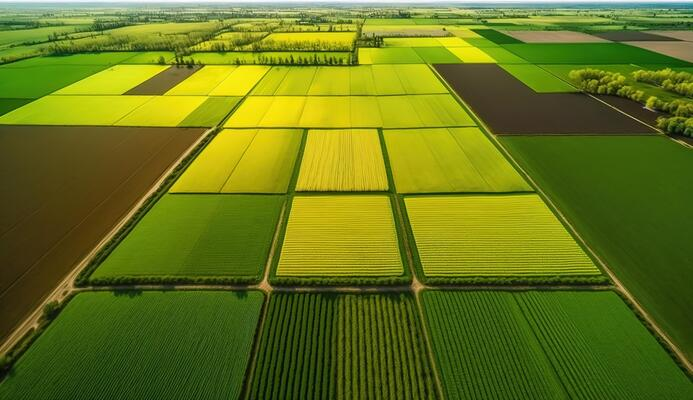
#> input picture parcel.jpeg, 693 x 400 px
$ python Hist_masks.py
#> lines starting #> are read from the running program, lines starting #| are printed output that depends on the picture; after the words box and inside, x2 and y2 are one past the last pixel; in counts of white or black regions, pixels touching at a corner belong together
### plot_histogram.py
from matplotlib import pyplot as plt
import numpy as np
import cv2

def plot_histogram(image, title, mask = None):
    chans = cv2.split(image)
    colors = ("b", "g", "r")
    plt.figure()
    plt.title(title)
    plt.xlabel("Bins")
    plt.ylabel("# of Pixels")

    for (chan, color) in zip(chans, colors):
        hist = cv2.calcHist([chan], [0], mask, [256], [0, 256])
        plt.plot(hist, color = color)
        plt.xlim([0, 256])

### Hist_masks.py
from matplotlib import pyplot as plt
import numpy as np
import cv2
import plot_histogram

image = cv2.imread("parcel.jpeg")
#> image is the input picture: shape (400, 693, 3); mean B, G, R 24.9, 117.3, 102.4
cv2.imshow("Original", image)
plot_histogram.plot_histogram(image, "Histogram for Original Image")
#> the loop in plot_histogram, `for (chan, color) in zip(chans, colors):` made 3 passes
#> color on passes 1 to 3: 'b', 'g', 'r'

mask = np.zeros(image.shape[:2], dtype = "uint8")
cv2.rectangle(mask, (15, 15), (130, 100), 255, -1)
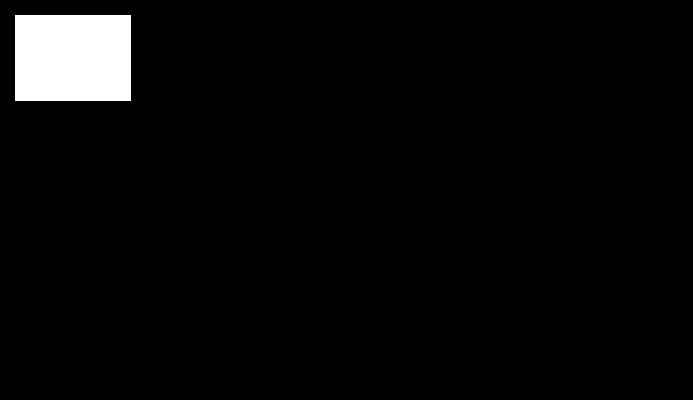
#> mask: shape (400, 693); 3.6% white; 1 white region, box (x1, y1, x2, y2) and area: (15, 15, 131, 101) 9976
cv2.imshow("Mask", mask)

masked = cv2.bitwise_and(image, image, mask = mask)
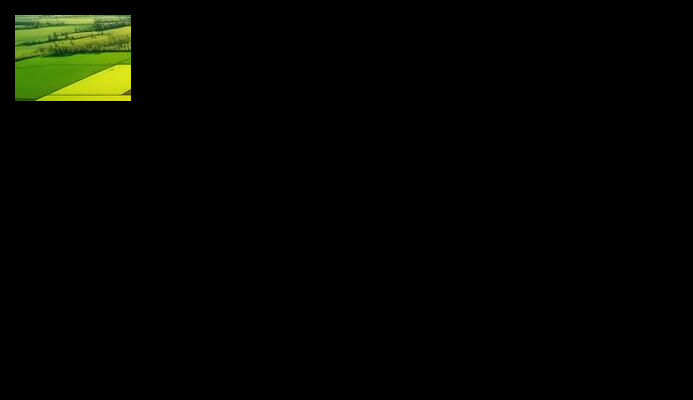
#> masked: shape (400, 693, 3); mean B, G, R 1.2, 5.6, 4.2
cv2.imshow("Applying the Mask", masked)

plot_histogram.plot_histogram(image, "Histogram for Masked Image", mask = mask)
#> the loop in plot_histogram (call 2), `for (chan, color) in zip(chans, colors):` made 3 passes
plt.show()
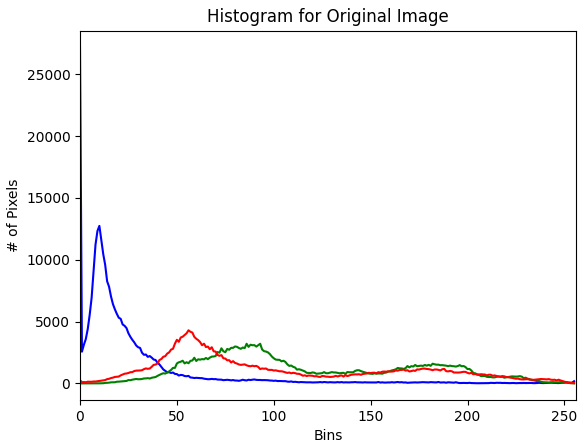
#> figure drawn by matplotlib, 1 panel; curve peaks at x = 0, y = 27175; curve peaks at x = 86, y = 3207; curve peaks at x = 56, y = 4296
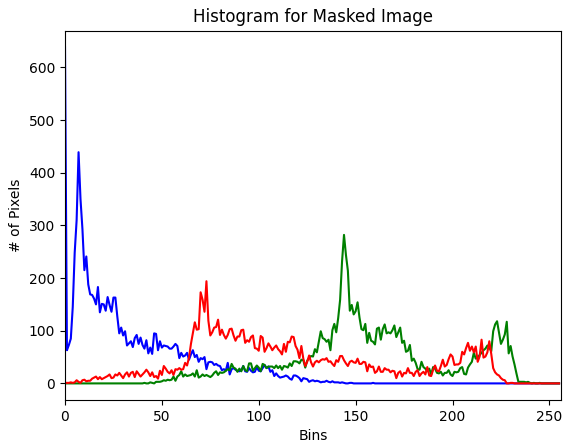
#> figure drawn by matplotlib, 1 panel; curve peaks at x = 0, y = 638; curve peaks at x = 144, y = 282; curve peaks at x = 73, y = 194
cv2.waitKey(0)
